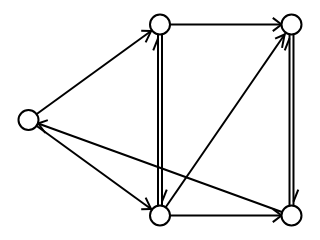

Notebook cell for this chart:
### Markdown cell above
Essa é a representação mais comum de grafos não-dirigidos: círculos como nós e retas como arestas. Se uma reta *conecta* o círculo que representa $n$ ao círculo que representa $m$, ela representa a aresta $\{n, m\}$.

Vamos agora visualizar o segundo grafo, que é dirigido:

### Code cell
sn.graph_width = 320
sn.graph_height = 180

sn.show_graph(dg)

### Figure 1 — Plotly figure (JSON) as saved in the notebook; plotly's stock layout.template omitted (floating-point values rounded to 4 significant figures)
{"data": [{"hoverinfo": "none", "line": {"color": "rgb(0, 0, 0)", "width": 2}, "mode": "lines", "type": "scatter", "uid": "285e0f1e-a243-11e8-a884-24f5aaf6d19e", "x": [0, 0.5, null, 0.4664, 0.4454, null, 0.4664, 0.4286, null, 0, 0.5, null, 0.4664, 0.4286, null, 0.4664, 0.4454, null, 0.5, 1, null, 0.9621, 0.9289, null, 0.9621, 0.9289, null, 0.5076, 0.5076, null, 0.5076, 0.5257, null, 1.008, 1.008, null, 1.008, 1.026, null, 0.4924, 0.4924, null, 0.4924, 0.4743, null, 0.5, 1, null, 0.9738, 0.964, null, 0.9738, 0.9377, null, 0.5, 1, null, 0.9621, 0.9289, null, 0.9621, 0.9289, null, 1, 0, null, 0.03665, 0.0734, null, 0.03665, 0.06422, null, 0.9924, 0.9924, null, 0.9924, 0.9743, null], "y": [0.5, 1, null, 0.9664, 0.9062, null, 0.9664, 0.9678, null, 0.5, 0, null, 0.03357, 0.03224, null, 0.03357, 0.09382, null, 1, 1, null, 1, 0.9653, null, 1, 1.035, null, 1, 0, null, 0.07246, 0.1361, null, 1, 0, null, 0.07246, 0.1361, null, 0, 1, null, 0.9275, 0.8639, null, 0, 1, null, 0.9476, 0.8777, null, 0.9476, 0.9257, null, 0, 0, null, 0, -0.03474, null, 0, 0.03474, null, 0, 0.5, null, 0.4817, 0.4992, null, 0.4817, 0.432, null, 0, 1, null, 0.9275, 0.8639, null]}, {"hoverinfo": "none", "marker": {"color": "rgb(255, 255, 255)", "line": {"color": "rgb(0, 0, 0)", "width": 2}, "size": 20}, "mode": "markers+text", "text": [], "textfont": {"color": "rgb(0, 0, 0)"}, "textposition": "middle center", "type": "scatter", "uid": "285e0f1f-a243-11e8-9733-24f5aaf6d19e", "x": [0, 0.5, 1, 0.5, 1], "y": [0.5, 1, 1, 0, 0]}], "layout": {"height": 180, "margin": {"b": 0, "l": 0, "r": 0, "t": 0}, "showlegend": false, "width": 320, "xaxis": {"showgrid": false, "showticklabels": false, "zeroline": false}, "yaxis": {"showgrid": false, "showticklabels": false, "zeroline": false}}}
